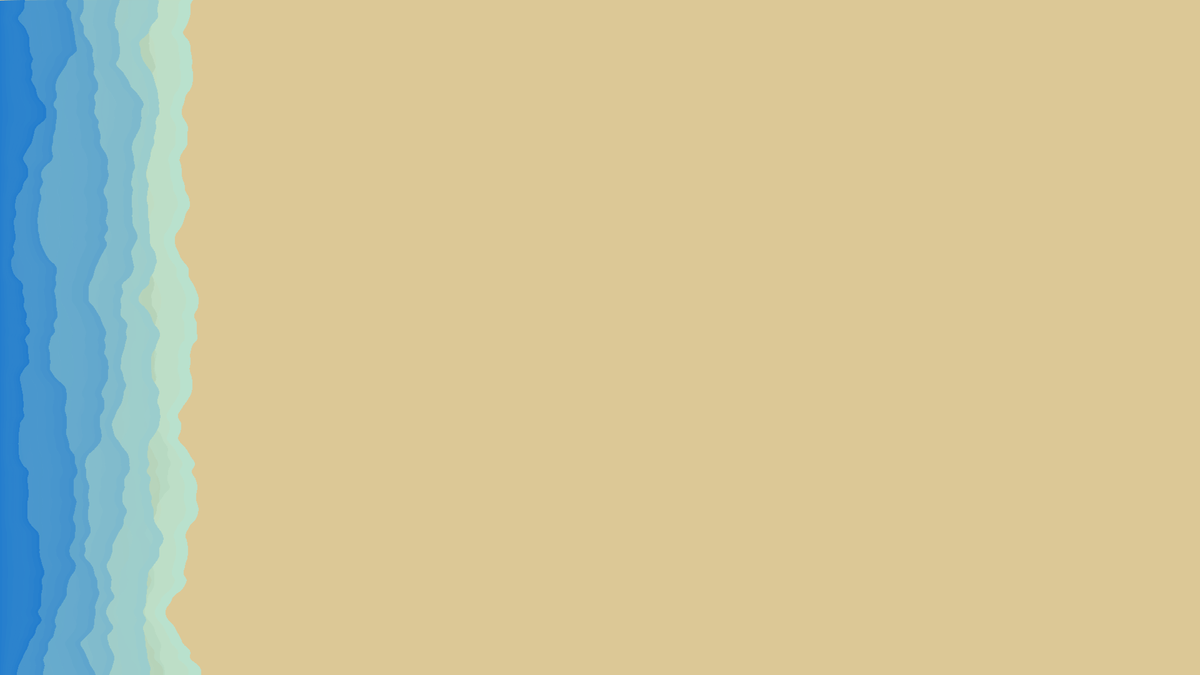
Frame 1 (no input)
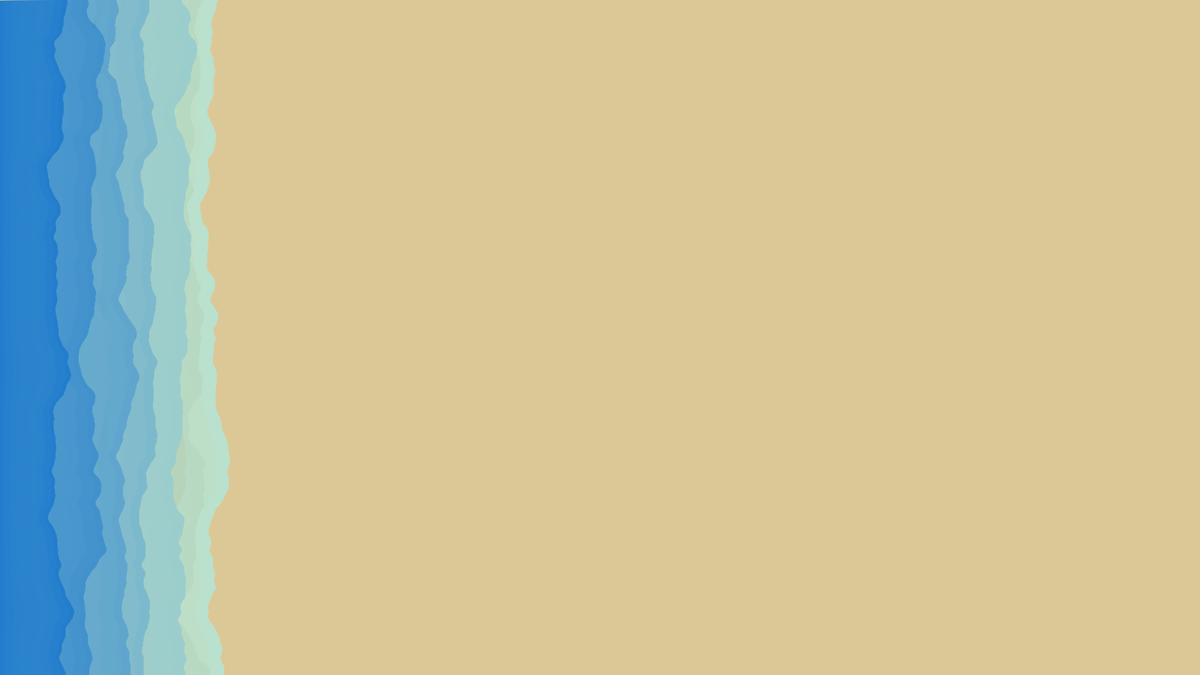
Frame 60 (the mouse pressed at the canvas centre just before this capture)
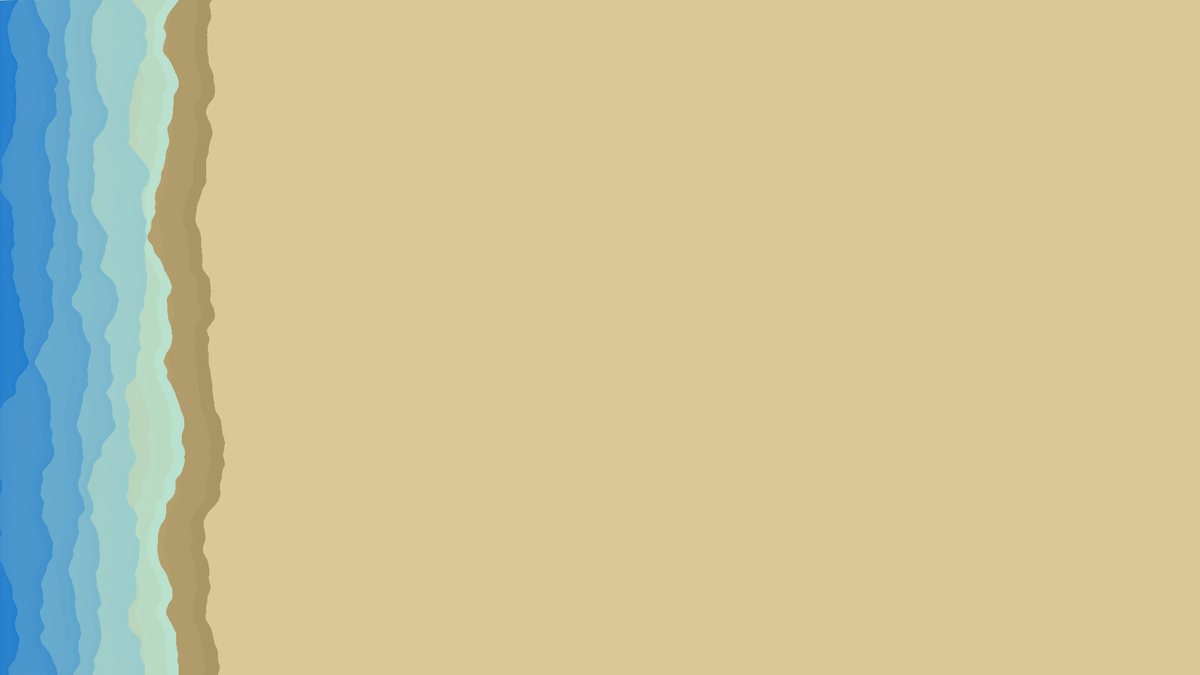
Frame 120 (the mouse held since frame 60 and released just before this capture)

The Processing sketch that drew these frames (run headless with seeded random() and noise(); from frame 60 on, the mouse is pressed at the canvas centre):

// Processing sketch: Scene_7
// ── Scene_7.pde
int t = 0;
float circleX = -50; // Posisi awal lingkaran di luar layar bagian kiri
float circleY = 360; // Posisi vertikal lingkaran (tengah layar secara horizontal)
float circleSpeed = 2; // Kecepatan gerak lingkaran

void setup() {
  size(1920, 1080);
}

void draw() {
  background(220, 200, 150);
  
  // Rotasi canvas 90 derajat ke kiri
  translate(0, height);
  rotate(-HALF_PI);
  
  stroke(170, 150, 100);
  int delay = 50;
  for (int x = 0; x < height; x++) {
    line(x, 0, x, 6 * 50 - 50 + (float)Math.sin((t - delay) % 200 / 100.0 * Math.PI) * 50 + noise(x / 100f + 6 * 1000, (t - delay) / 100f) * 100);
  }
  
  for (int i = 6; i > 0; i--) {
    for (int x = 0; x < height; x++) {
      stroke(155 - (5 - i) * 30, 205 - (5 - i) * 20, 205);
      line(x, 0, x, i * 50 - 50 + (float)Math.sin(t % 200 / 100.0 * Math.PI) * 50 + noise(x / 100f + i * 1000, t / 100f) * 100);
    }
  }
   
  t += 1; // Increase t by 5 instead of 1 to speed up the wave movement
}

float wave(int x) {
  return Math.max(Math.max((float)Math.sin(x), (float)Math.sin(x / 2f)), Math.min(1, (float)Math.sin(x) - (float)Math.cos(x)));
}
